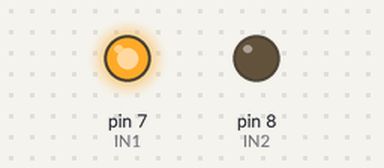
Bench run of a sketch on a simulated Arduino Uno, built with avr-gcc and run on an emulated ATmega328P. On the bench: output pins drawn as LEDs (lit = HIGH).

Above: at 0.5 s.
At 2.7 s:
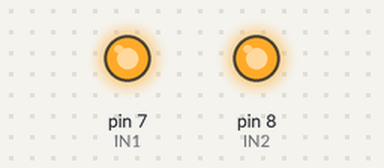
At 5.0 s:
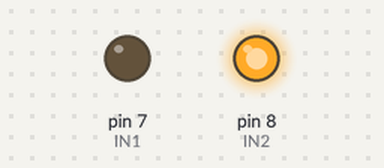
Timing chart, 0 to 6.9 s (numbered marks = the images above):
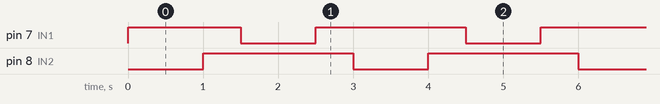

Measured:
- by itself, pin 7 (IN1): repeats every 3.0 s: LOW 1.0 s, HIGH 2.0 s
- by itself, pin 8 (IN2): alternates HIGH for 2.0 s and LOW for 1.0 s
- by itself, everything shown: repeats every 3.0 s, in 4 steps

The sketch:

dir-solucion-alta.ino
```cpp
// Solución alternativa (lección 9): para con IN1 e IN2 en HIGH (también es freno).
const int IN1 = 7;
const int IN2 = 8;

void setup() {
  pinMode(IN1, OUTPUT);
  pinMode(IN2, OUTPUT);
}

void fase(int a, int b, int ms) {
  digitalWrite(IN1, a);
  digitalWrite(IN2, b);
  delay(ms);
}

void loop() {
  fase(HIGH, LOW, 1000);
  fase(HIGH, HIGH, 500);
  fase(LOW, HIGH, 1000);
  fase(HIGH, HIGH, 500);
}
```
